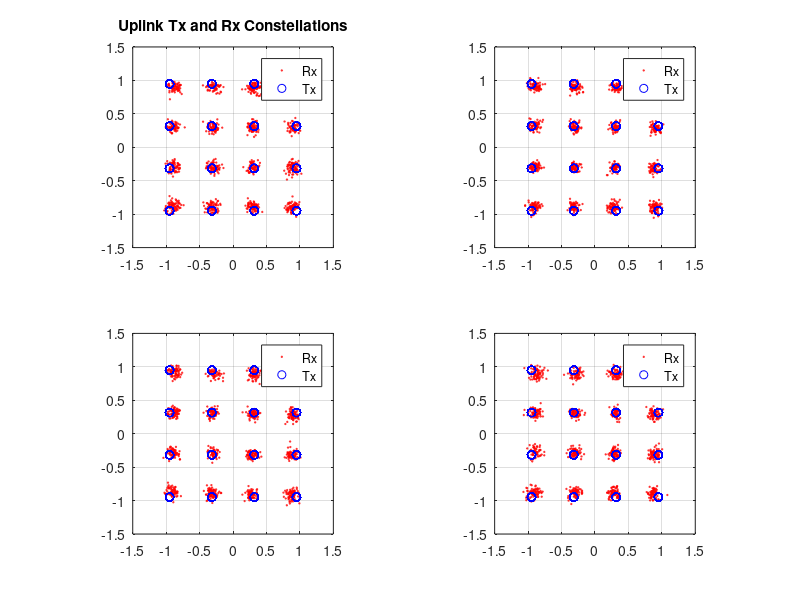
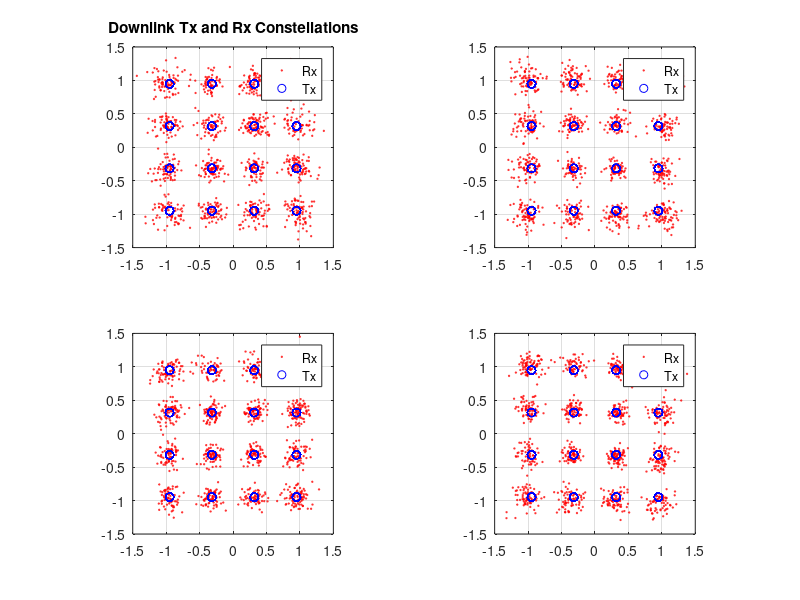
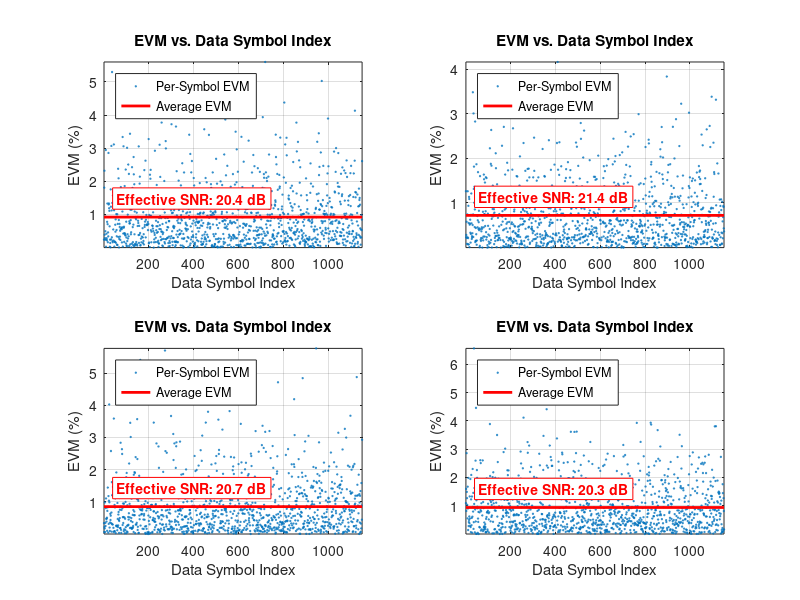
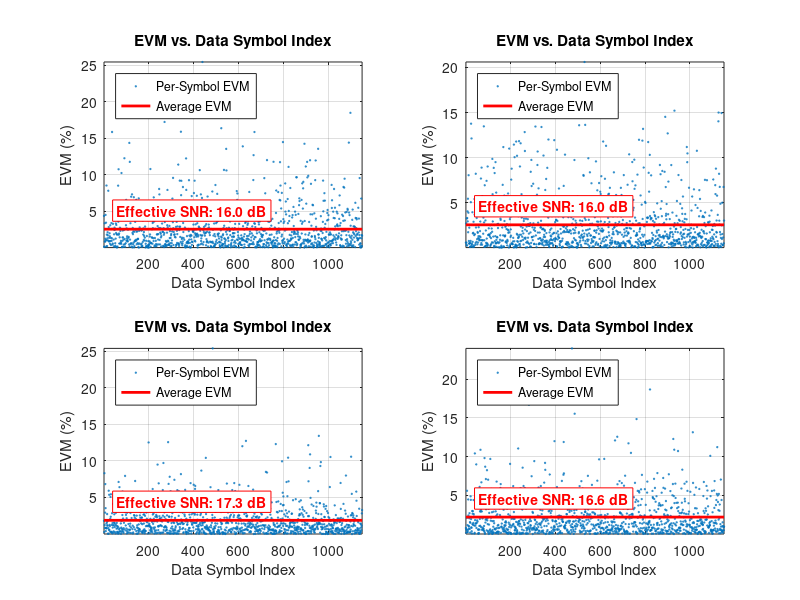

Write the MATLAB code that produced these figures, in order.
%%%%%%%%%%%%%%%%%%%%%%%%%%%%%%%%%%%%%%%%%%%%%%%%%%%%%%%%%%%%%%%%%%%%%%%%%%%
%
%    Massive-MIMO Uplink and Downlink Beamforming Simulation
%
%	Author(s): Rahman Doost-Mohamamdy: doost@rice.edu
%
%---------------------------------------------------------------------
% Original code copyright Mango Communications, Inc.
% Distributed under the WARP License http://warpproject.org/license
% Copyright (c) 2018-2019, Rice University
% RENEW OPEN SOURCE LICENSE: http://renew-wireless.org/license
% ---------------------------------------------------------------------
%%%%%%%%%%%%%%%%%%%%%%%%%%%%%%%%%%%%%%%%%%%%%%%%%%%%%%%%%%%%%%%%%%%%%%%%%%%

clear
close all;


% Waveform params
N_OFDM_SYMS             = 24;           % Number of OFDM symbols
MOD_ORDER               = 16;           % Modulation order (2/4/16/64 = BSPK/QPSK/16-QAM/64-QAM)
TX_SCALE                = 1.0;          % Scale for Tx waveform ([0:1])

% OFDM params
SC_IND_PILOTS           = [8 22 44 58];                           % Pilot subcarrier indices
SC_IND_DATA             = [2:7 9:21 23:27 39:43 45:57 59:64];     % Data subcarrier indices
N_SC                    = 64;                                     % Number of subcarriers
CP_LEN                  = 16;                                     % Cyclic prefix length
N_DATA_SYMS             = N_OFDM_SYMS * length(SC_IND_DATA);      % Number of data symbols (one per data-bearing subcarrier per OFDM symbol)
SYM_LEN                 = N_SC + CP_LEN;
SC_ZER0                 = [1 28:38];                              % Indices of subcarriers with no data
N_SC_ZERO               = length(SC_ZER0);

% Rx processing params
FFT_OFFSET                    = 16;         % Number of CP samples to use in FFT (on average)
LTS_CORR_THRESH               = 0.8;        % Normalized threshold for LTS correlation
DO_APPLY_CFO_CORRECTION       = 0;          % Enable CFO estimation/correction
DO_APPLY_SFO_CORRECTION       = 0;          % Enable SFO estimation/correction
DO_APPLY_PHASE_ERR_CORRECTION = 0;          % Enable Residual CFO estimation/correction

SAMP_FREQ               = 20e6;
TRIGGER_OFFSET_TOL_NS   = 3000;             % Trigger time offset toleration between Tx and Rx that can be accomodated
N_BEGIN_ZERO_PAD        = 100;
N_END_ZERO_PAD          = 100;

% Massive-MIMO params
N_UE                    = 4;
N_BS_ANT                = 64;               % N_BS_ANT >> N_UE
N_UPLINK_SYMBOLS        = N_OFDM_SYMS;
N_0                     = 1e-2;
H_var                   = 1;
SAVE_RX_DATA = 0;

% LTS for CFO and channel estimation
lts_f = [0 1 -1 -1 1 1 -1 1 -1 1 -1 -1 -1 -1 -1 1 1 -1 -1 1 -1 1 -1 1 1 1 1 0 0 0 0 0 0 0 0 0 0 0 1 1 -1 -1 1 1 -1 1 -1 1 1 1 1 1 1 -1 -1 1 1 -1 1 -1 1 1 1 1];
lts_t = ifft(lts_f, 64);

%% Modulation & Demodulation functions
% Functions for data -> complex symbol mapping (like qammod, avoids comm toolbox requirement)
% These anonymous functions implement the modulation mapping from IEEE 802.11-2012 Section 18.3.5.8

modvec_bpsk   =  (1/sqrt(2))  .* [-1 1];
modvec_16qam  =  (1/sqrt(10)) .* [-3 -1 +3 +1];
modvec_64qam  =  (1/sqrt(43)) .* [-7 -5 -1 -3 +7 +5 +1 +3];

mod_fcn_bpsk  = @(x) complex(modvec_bpsk(1+x),0);
mod_fcn_qpsk  = @(x) complex(modvec_bpsk(1+bitshift(x, -1)), modvec_bpsk(1+mod(x, 2)));
mod_fcn_16qam = @(x) complex(modvec_16qam(1+bitshift(x, -2)), modvec_16qam(1+mod(x,4)));
mod_fcn_64qam = @(x) complex(modvec_64qam(1+bitshift(x, -3)), modvec_64qam(1+mod(x,8)));

demod_fcn_bpsk = @(x) double(real(x)>0);
demod_fcn_qpsk = @(x) double(2*(real(x)>0) + 1*(imag(x)>0));
demod_fcn_16qam = @(x) (8*(real(x)>0)) + (4*(abs(real(x))<0.6325)) + (2*(imag(x)>0)) + (1*(abs(imag(x))<0.6325));
demod_fcn_64qam = @(x) (32*(real(x)>0)) + (16*(abs(real(x))<0.6172)) + (8*((abs(real(x))<(0.9258))&&((abs(real(x))>(0.3086))))) + (4*(imag(x)>0)) + (2*(abs(imag(x))<0.6172)) + (1*((abs(imag(x))<(0.9258))&&((abs(imag(x))>(0.3086)))));

%% Generate a payload of random integers
tx_ul_data = randi(MOD_ORDER, N_UE, N_DATA_SYMS) - 1;


% Map the data values on to complex symbols
switch MOD_ORDER
    case 2         % BPSK
        tx_ul_syms = arrayfun(mod_fcn_bpsk, tx_ul_data);
    case 4         % QPSK
        tx_ul_syms = arrayfun(mod_fcn_qpsk, tx_ul_data);
    case 16        % 16-QAM
        tx_ul_syms = arrayfun(mod_fcn_16qam, tx_ul_data);
    case 64        % 64-QAM
        tx_ul_syms = arrayfun(mod_fcn_64qam, tx_ul_data);
    otherwise
        fprintf('Invalid MOD_ORDER (%d)!  Must be in [2, 4, 16, 64]\n', MOD_ORDER);
        return;
end


% Reshape the symbol vector to a matrix with one column per OFDM symbol
tx_ul_syms_mat = reshape(tx_ul_syms, N_UE, length(SC_IND_DATA), N_OFDM_SYMS);

% Define the pilot tone values as BPSK symbols
pt_pilots = [1 1 -1 1].';

% Repeat the pilots across all OFDM symbols
pt_pilots_mat = zeros(N_UE, 4, N_OFDM_SYMS);
for i=1:N_UE
    pt_pilots_mat(i,:,:) = repmat(pt_pilots, 1, N_OFDM_SYMS);
end

%% IFFT

% Construct the IFFT input matrix
ifft_in_mat = zeros(N_UE, N_SC, N_OFDM_SYMS);

% Insert the data and pilot values; other subcarriers will remain at 0
ifft_in_mat(:, SC_IND_DATA, :)   = tx_ul_syms_mat;
ifft_in_mat(:, SC_IND_PILOTS, :) = pt_pilots_mat;

%Perform the IFFT
tx_payload_mat = ifft(ifft_in_mat, N_SC, 2);

% Insert the cyclic prefix
if(CP_LEN > 0)
    tx_cp = tx_payload_mat(:, (end-CP_LEN+1 : end), :);
    tx_payload_mat = cat(2, tx_cp, tx_payload_mat); %[tx_cp; tx_payload_mat];
end

% Reshape to a vector
tx_payload_vec = reshape(tx_payload_mat, N_UE, numel(tx_payload_mat(1,:,:)));
tx_pilot_vec = zeros(N_UE, SYM_LEN * (N_UE+1)); % additional pilot as noise
for i=1:N_UE
    tx_pilot_vec(i, (i-1)*SYM_LEN+1:i*SYM_LEN) = [lts_t(64-CP_LEN+1:64) lts_t];
end

% Construct the full time-domain OFDM waveform
tx_vec = [tx_pilot_vec tx_payload_vec];
tx_vec_air = TX_SCALE .* tx_vec ./ repmat(max(abs(tx_vec),[],2), 1, size(tx_vec, 2));

%% Uplink
% Rayleight + AWGN:
rng('shuffle');
Z_mat = sqrt(N_0/2) * ( randn(N_BS_ANT,length(tx_vec_air) ) + 1i*randn(N_BS_ANT,length(tx_vec_air) ) );     % UL noise matrix
H = sqrt(H_var/2) .* ( randn(N_BS_ANT, N_UE) + 1i*randn(N_BS_ANT, N_UE) );                                  % Spatial Channel Matrix
rx_vec_air = H*tx_vec_air + Z_mat;
%rx_vec_air = rx_vec_air./repmat(max(abs(rx_vec_air'))', 1, size(rx_vec_air, 2));

rx_pilot_vec = zeros(N_BS_ANT, N_SC, N_UE);
for i=1:N_UE
    rx_pilot_vec(:, :, i) = rx_vec_air(:, (i-1)*SYM_LEN+CP_LEN+1:i*SYM_LEN);
end

lts_f_mat = zeros(N_BS_ANT, N_SC, N_UE);
for i = 1:N_UE
    lts_f_mat(:, :, i) = repmat(lts_f, N_BS_ANT, 1);
end
csi_mat = fft(rx_pilot_vec, N_SC, 2) .* lts_f_mat;

rx_payload_vec=rx_vec_air(:, (N_UE+1)*SYM_LEN+1:end);
rx_payload_mat = reshape(rx_payload_vec, N_BS_ANT, SYM_LEN, N_OFDM_SYMS); % first two are preamble
rx_payload_mat_noCP = rx_payload_mat(:, CP_LEN+1:end, :);
fft_out_mat = fft(rx_payload_mat_noCP, N_SC, 2);

precoding_mat = zeros(N_BS_ANT, N_SC, N_UE);
demult_mat = zeros(N_UE, N_SC, N_OFDM_SYMS);
sc_csi_mat = zeros(N_BS_ANT, N_UE);
for j=1:N_SC
    sc_csi_mat = squeeze(csi_mat(:, j, :));
    zf_mat=pinv(sc_csi_mat);
    demult_mat(:, j, :) = zf_mat*squeeze(fft_out_mat(:, j, :));
    precoding_mat(:, j, :) = zf_mat.';
end

pilots_f_mat = demult_mat(:,SC_IND_PILOTS,:);
pilots_f_mat_comp = pilots_f_mat.*pt_pilots_mat;
pilot_phase_err = squeeze(angle(mean(pilots_f_mat_comp,2)));

pilot_phase_corr = zeros(N_UE, N_SC, N_OFDM_SYMS);
for i=1:N_SC
    pilot_phase_corr(:,i,:) = exp(-1i*pilot_phase_err);
end
  
% Apply the pilot phase correction per symbol
demult_pc_mat = demult_mat.* pilot_phase_corr;
payload_syms_mat = demult_pc_mat(:, SC_IND_DATA, :);
payload_syms_mat = reshape(payload_syms_mat, N_UE, numel(payload_syms_mat(1,:,:)));

%% Demodulate uplink
rx_ul_syms = payload_syms_mat;
rx_ul_data = zeros(size(rx_ul_syms));

for n_ue = 1:N_UE
    switch(MOD_ORDER)
        case 2         % BPSK
            rx_data_temp = arrayfun(demod_fcn_bpsk, rx_ul_syms(n_ue,:) );
        case 4         % QPSK
            rx_data_temp = arrayfun(demod_fcn_qpsk, rx_ul_syms(n_ue,:));
        case 16        % 16-QAM
            rx_data_temp = arrayfun(demod_fcn_16qam, rx_ul_syms(n_ue,:));
        case 64        % 64-QAM
            rx_data_temp = arrayfun(demod_fcn_64qam, rx_ul_syms(n_ue,:));
    end

    rx_ul_data(n_ue, :) = complex( rx_data_temp );
end

%% Calculate UL Rx stats

ul_sym_errs = sum(sum(tx_ul_data ~= rx_ul_data)); % errors per user
ul_bit_errs = length(find(dec2bin(bitxor(tx_ul_data, rx_ul_data), 8) == '1'));
%rx_evm   = sqrt(sum((real(rx_syms) - real(tx_syms)).^2 + (imag(rx_syms) - imag(tx_syms)).^2)/(length(SC_IND_DATA) * N_OFDM_SYMS));

tx_ul_syms_vecs = reshape(tx_ul_syms_mat, N_UE, numel(tx_ul_syms_mat(1, :, :)));
ul_evm_mat = abs(payload_syms_mat - tx_ul_syms_vecs).^2;
ul_aevms = mean(ul_evm_mat, 2);
ul_snrs = 10*log10(1 ./ ul_aevms);


%% Downlink
tx_dl_data = tx_ul_data; % use same data for downlink as uplink
tx_dl_syms = tx_ul_syms; % use same data symbols for downlink as uplink
% Reshape the symbol vector to a matrix with one column per OFDM symbol
tx_dl_syms_mat = reshape(tx_dl_syms, N_UE, length(SC_IND_DATA), N_OFDM_SYMS);

tx_mult_mat = zeros(N_BS_ANT, N_SC, N_OFDM_SYMS+2);
for i=1:N_SC
    lts_f_vec = lts_f(i)*ones(N_UE, 1);
    tx_mult_f = [lts_f_vec lts_f_vec squeeze(ifft_in_mat(:,i,:))];
    tx_mult_mat(:,i,:) = squeeze(precoding_mat(:,i,:))*tx_mult_f; % N_BS_ANT * N_SC * N_OFDM_SYMS
end
ifft_out_mat = ifft(tx_mult_mat, N_SC, 2);
% Insert the cyclic prefix
if(CP_LEN > 0)
    tx_cp = ifft_out_mat(:, (end-CP_LEN+1 : end), :);
    tx_dl_mat = cat(2, tx_cp, ifft_out_mat); %[tx_cp; tx_payload_mat];
else
    tx_dl_mat = ifft_out_mat;
end

tx_dl_vec = reshape(tx_dl_mat, N_BS_ANT, numel(tx_dl_mat(1,:,:)));
tx_dl_vec = TX_SCALE .* tx_dl_vec ./ repmat(max(abs(tx_dl_vec),[],2), 1, length(tx_dl_vec));

Z_dl_mat = sqrt(N_0/2) * ( randn(N_UE,length(tx_dl_vec) ) + 1i*randn(N_UE,length(tx_dl_vec) ) );   % DL noise matrix
rx_dl_vec = (1/(sqrt(N_BS_ANT))) .* H.'*tx_dl_vec + Z_dl_mat;

rx_dl_mat = reshape(rx_dl_vec, N_UE, SYM_LEN, N_OFDM_SYMS+2);
if(CP_LEN > 0)
    rx_dl_mat = rx_dl_mat(:, CP_LEN+1:end, :);
end
rx_dl_f_mat = fft(rx_dl_mat, N_SC, 2);
rx_lts1_f = rx_dl_f_mat(:, :, 1);
rx_lts2_f = rx_dl_f_mat(:, :, 2);
dl_syms_f_mat = rx_dl_f_mat(:, :, 3:end);
rx_H_est = repmat(lts_f, N_UE, 1).*(rx_lts1_f + rx_lts2_f)/2;

dl_syms_eq_mat = zeros(N_UE, N_SC, N_OFDM_SYMS);
for i=1:N_OFDM_SYMS
    dl_syms_eq_mat(:,:,i) = squeeze(dl_syms_f_mat(:,:,i))./rx_H_est;
end

pilots_eq_mat = dl_syms_eq_mat(:,SC_IND_PILOTS,:);
pilots_eq_mat_comp = pilots_eq_mat.*pt_pilots_mat;
pilot_dl_phase_err = squeeze(angle(mean(pilots_eq_mat_comp,2)));

pilot_dl_phase_corr = zeros(N_UE, N_SC, N_OFDM_SYMS);
for i=1:N_SC
    pilot_dl_phase_corr(:,i,:) = exp(-1i*pilot_dl_phase_err);
end
  
% Apply the pilot phase correction per symbol
dl_syms_eq_pc_mat = dl_syms_eq_mat.* pilot_dl_phase_corr;
payload_dl_syms_mat = dl_syms_eq_pc_mat(:, SC_IND_DATA, :);
payload_dl_syms_mat = reshape(payload_dl_syms_mat, N_UE, numel(payload_dl_syms_mat(1,:,:)));

%% Demodulate downlink
rx_dl_syms = payload_dl_syms_mat;
rx_dl_data = zeros(size(rx_dl_syms));

for n_ue = 1:N_UE
    switch(MOD_ORDER)
        case 2         % BPSK
            rx_data_temp = arrayfun(demod_fcn_bpsk, rx_dl_syms(n_ue,:) );
        case 4         % QPSK
            rx_data_temp = arrayfun(demod_fcn_qpsk, rx_dl_syms(n_ue,:));
        case 16        % 16-QAM
            rx_data_temp = arrayfun(demod_fcn_16qam, rx_dl_syms(n_ue,:));
        case 64        % 64-QAM
            rx_data_temp = arrayfun(demod_fcn_64qam, rx_dl_syms(n_ue,:));
    end
    
    rx_dl_data(n_ue, :) = complex( rx_data_temp );
end

%% Calculate DL Rx stats

dl_sym_errs = sum(sum(tx_dl_data ~= rx_dl_data)); % errors per user
dl_bit_errs = length(find(dec2bin(bitxor(tx_dl_data, rx_dl_data), 8) == '1'));

tx_dl_syms_vecs = reshape(tx_dl_syms_mat, N_UE, numel(tx_dl_syms_mat(1, :, :)));
dl_evm_mat = abs(payload_dl_syms_mat - tx_dl_syms_vecs).^2;
dl_aevms = mean(dl_evm_mat, 2);
dl_snrs = 10*log10(1 ./ dl_aevms);

%% Plots:
cf = 0;

% UL
cf = cf + 1;
figure(cf); clf;
subplot(2,2,1)
plot(payload_syms_mat(1, :),'ro','MarkerSize',1);
axis square; axis(1.5*[-1 1 -1 1]);
grid on;
hold on;

plot(tx_ul_syms(1, :),'bo');
title('Uplink Tx and Rx Constellations')
legend('Rx','Tx');


subplot(2,2,2)
plot(payload_syms_mat(2, :),'ro','MarkerSize',1);
axis square; axis(1.5*[-1 1 -1 1]);
grid on;
hold on;

plot(tx_ul_syms(2, :),'bo');
legend('Rx','Tx');


subplot(2,2,3)
plot(payload_syms_mat(3, :),'ro','MarkerSize',1);
axis square; axis(1.5*[-1 1 -1 1]);
grid on;
hold on;

plot(tx_ul_syms(3, :),'bo');
legend('Rx','Tx');


subplot(2,2,4)
plot(payload_syms_mat(4, :),'ro','MarkerSize',1);
axis square; axis(1.5*[-1 1 -1 1]);
grid on;
hold on;

plot(tx_ul_syms(4, :),'bo');
legend('Rx','Tx');

% DL
cf = cf + 1;
figure(cf); clf;
subplot(2,2,1)
plot(payload_dl_syms_mat(1, :),'ro','MarkerSize',1);
axis square; axis(1.5*[-1 1 -1 1]);
grid on;
hold on;

plot(tx_dl_syms(1, :),'bo');
title('Downlink Tx and Rx Constellations')
legend('Rx','Tx');


subplot(2,2,2)
plot(payload_dl_syms_mat(2, :),'ro','MarkerSize',1);
axis square; axis(1.5*[-1 1 -1 1]);
grid on;
hold on;

plot(tx_dl_syms(2, :),'bo');
legend('Rx','Tx');


subplot(2,2,3)
plot(payload_dl_syms_mat(3, :),'ro','MarkerSize',1);
axis square; axis(1.5*[-1 1 -1 1]);
grid on;
hold on;

plot(tx_dl_syms(3, :),'bo');
legend('Rx','Tx');


subplot(2,2,4)
plot(payload_dl_syms_mat(4, :),'ro','MarkerSize',1);
axis square; axis(1.5*[-1 1 -1 1]);
grid on;
hold on;

plot(tx_dl_syms(4, :),'bo');
legend('Rx','Tx');

% EVM & SNR UL
cf = cf + 1;
figure(cf); clf;


subplot(2,2,1)
plot(100*ul_evm_mat(1,:),'o','MarkerSize',1)
axis tight
hold on
plot([1 length(ul_evm_mat(1,:))], 100*[ul_aevms(1,:), ul_aevms(1,:)],'r','LineWidth',2)
title('Downlink Rx Stats')
myAxis = axis;
h = text(round(.05*length(ul_evm_mat(1,:))), 100*ul_aevms(1,:)+ .1*(myAxis(4)-myAxis(3)), sprintf('Effective SNR: %.1f dB', ul_snrs(1,:)));
set(h,'Color',[1 0 0])
set(h,'FontWeight','bold')
set(h,'FontSize',10)
set(h,'EdgeColor',[1 0 0])
set(h,'BackgroundColor',[1 1 1])
hold off
xlabel('Data Symbol Index')
ylabel('EVM (%)');
legend('Per-Symbol EVM','Average EVM','Location','NorthWest');
title('EVM vs. Data Symbol Index')
grid on


subplot(2,2,2)
plot(100*ul_evm_mat(2,:),'o','MarkerSize',1)
axis tight
hold on
plot([1 length(ul_evm_mat(2,:))], 100*[ul_aevms(2,:), ul_aevms(2,:)],'r','LineWidth',2)
myAxis = axis;
h = text(round(.05*length(ul_evm_mat(2,:))), 100*ul_aevms(2,:)+ .1*(myAxis(4)-myAxis(3)), sprintf('Effective SNR: %.1f dB', ul_snrs(2,:)));
set(h,'Color',[1 0 0])
set(h,'FontWeight','bold')
set(h,'FontSize',10)
set(h,'EdgeColor',[1 0 0])
set(h,'BackgroundColor',[1 1 1])
hold off
xlabel('Data Symbol Index')
ylabel('EVM (%)');
legend('Per-Symbol EVM','Average EVM','Location','NorthWest');
title('EVM vs. Data Symbol Index')
grid on

subplot(2,2,3)
plot(100*ul_evm_mat(3,:),'o','MarkerSize',1)
axis tight
hold on
plot([1 length(ul_evm_mat(3,:))], 100*[ul_aevms(3,:), ul_aevms(3,:)],'r','LineWidth',2)
myAxis = axis;
h = text(round(.05*length(ul_evm_mat(3,:))), 100*ul_aevms(3,:)+ .1*(myAxis(4)-myAxis(3)), sprintf('Effective SNR: %.1f dB', ul_snrs(3,:)));
set(h,'Color',[1 0 0])
set(h,'FontWeight','bold')
set(h,'FontSize',10)
set(h,'EdgeColor',[1 0 0])
set(h,'BackgroundColor',[1 1 1])
hold off
xlabel('Data Symbol Index')
ylabel('EVM (%)');
legend('Per-Symbol EVM','Average EVM','Location','NorthWest');
title('EVM vs. Data Symbol Index')
grid on

subplot(2,2,4)
plot(100*ul_evm_mat(4,:),'o','MarkerSize',1)
axis tight
hold on
plot([1 length(ul_evm_mat(4,:))], 100*[ul_aevms(4,:), ul_aevms(4,:)],'r','LineWidth',2)
myAxis = axis;
h = text(round(.05*length(ul_evm_mat(4,:))), 100*ul_aevms(4,:)+ .1*(myAxis(4)-myAxis(3)), sprintf('Effective SNR: %.1f dB', ul_snrs(4,:)));
set(h,'Color',[1 0 0])
set(h,'FontWeight','bold')
set(h,'FontSize',10)
set(h,'EdgeColor',[1 0 0])
set(h,'BackgroundColor',[1 1 1])
hold off
xlabel('Data Symbol Index')
ylabel('EVM (%)');
legend('Per-Symbol EVM','Average EVM','Location','NorthWest');
title('EVM vs. Data Symbol Index')
grid on

% EVM & SNR DL
cf = cf + 1;
figure(cf); clf;


subplot(2,2,1)
plot(100*dl_evm_mat(1,:),'o','MarkerSize',1)
axis tight
hold on
plot([1 length(dl_evm_mat(1,:))], 100*[dl_aevms(1,:), dl_aevms(1,:)],'r','LineWidth',2)
title('Downlink Rx Stats')
myAxis = axis;
h = text(round(.05*length(dl_evm_mat(1,:))), 100*dl_aevms(1,:)+ .1*(myAxis(4)-myAxis(3)), sprintf('Effective SNR: %.1f dB', dl_snrs(1,:)));
set(h,'Color',[1 0 0])
set(h,'FontWeight','bold')
set(h,'FontSize',10)
set(h,'EdgeColor',[1 0 0])
set(h,'BackgroundColor',[1 1 1])
hold off
xlabel('Data Symbol Index')
ylabel('EVM (%)');
legend('Per-Symbol EVM','Average EVM','Location','NorthWest');
title('EVM vs. Data Symbol Index')
grid on


subplot(2,2,2)
plot(100*dl_evm_mat(2,:),'o','MarkerSize',1)
axis tight
hold on
plot([1 length(dl_evm_mat(2,:))], 100*[dl_aevms(2,:), dl_aevms(2,:)],'r','LineWidth',2)
myAxis = axis;
h = text(round(.05*length(dl_evm_mat(2,:))), 100*dl_aevms(2,:)+ .1*(myAxis(4)-myAxis(3)), sprintf('Effective SNR: %.1f dB', dl_snrs(2,:)));
set(h,'Color',[1 0 0])
set(h,'FontWeight','bold')
set(h,'FontSize',10)
set(h,'EdgeColor',[1 0 0])
set(h,'BackgroundColor',[1 1 1])
hold off
xlabel('Data Symbol Index')
ylabel('EVM (%)');
legend('Per-Symbol EVM','Average EVM','Location','NorthWest');
title('EVM vs. Data Symbol Index')
grid on

subplot(2,2,3)
plot(100*dl_evm_mat(3,:),'o','MarkerSize',1)
axis tight
hold on
plot([1 length(dl_evm_mat(3,:))], 100*[dl_aevms(3,:), dl_aevms(3,:)],'r','LineWidth',2)
myAxis = axis;
h = text(round(.05*length(dl_evm_mat(3,:))), 100*dl_aevms(3,:)+ .1*(myAxis(4)-myAxis(3)), sprintf('Effective SNR: %.1f dB', dl_snrs(3,:)));
set(h,'Color',[1 0 0])
set(h,'FontWeight','bold')
set(h,'FontSize',10)
set(h,'EdgeColor',[1 0 0])
set(h,'BackgroundColor',[1 1 1])
hold off
xlabel('Data Symbol Index')
ylabel('EVM (%)');
legend('Per-Symbol EVM','Average EVM','Location','NorthWest');
title('EVM vs. Data Symbol Index')
grid on

subplot(2,2,4)
plot(100*dl_evm_mat(4,:),'o','MarkerSize',1)
axis tight
hold on
plot([1 length(dl_evm_mat(4,:))], 100*[dl_aevms(4,:), dl_aevms(4,:)],'r','LineWidth',2)
myAxis = axis;
h = text(round(.05*length(dl_evm_mat(4,:))), 100*dl_aevms(4,:)+ .1*(myAxis(4)-myAxis(3)), sprintf('Effective SNR: %.1f dB', dl_snrs(4,:)));
set(h,'Color',[1 0 0])
set(h,'FontWeight','bold')
set(h,'FontSize',10)
set(h,'EdgeColor',[1 0 0])
set(h,'BackgroundColor',[1 1 1])
hold off
xlabel('Data Symbol Index')
ylabel('EVM (%)');
legend('Per-Symbol EVM','Average EVM','Location','NorthWest');
title('EVM vs. Data Symbol Index')
grid on


fprintf('\nUL Results:\n');
fprintf('===== SNRs: =====\n');

for n_ue = 1:N_UE
    fprintf('UL SNR of user %d :   %f\n', n_ue , ul_snrs(n_ue));
end


fprintf('\n===== Errors: =====\n');
fprintf('Num Bits:   %d\n', N_UE * N_DATA_SYMS * log2(MOD_ORDER) );
fprintf('UL Sym Errors:  %d (of %d total symbols)\n', ul_sym_errs, N_UE * N_DATA_SYMS);
fprintf('UL Bit Errors:  %d (of %d total bits)\n', ul_bit_errs, N_UE * N_DATA_SYMS * log2(MOD_ORDER));

fprintf('\n\nDL Results:\n');
fprintf('===== SNRs: =====\n');

for n_ue = 1:N_UE
    fprintf('DL SNR of user %d :   %f\n', n_ue , dl_snrs(n_ue));
end

fprintf('\n===== Errors: =====\n');
fprintf('Num Bits:   %d\n', N_UE * N_DATA_SYMS * log2(MOD_ORDER) );
fprintf('DL Sym Errors:  %d (of %d total symbols)\n', dl_sym_errs, N_UE * N_DATA_SYMS);
fprintf('DL Bit Errors:  %d (of %d total bits)\n', dl_bit_errs, N_UE * N_DATA_SYMS * log2(MOD_ORDER));

if SAVE_RX_DATA
    %%% save uplink rx signal
    rx_save_vec = [rx_vec_air(:, 1:N_UE*SYM_LEN) rx_vec_air(:, (N_UE+1)*SYM_LEN+1:end)];
    rx_save_mat = reshape(rx_save_vec, size(rx_vec_air, 1), SYM_LEN, N_OFDM_SYMS+N_UE);
    filename = 'rx_ul_'+string(N_BS_ANT)+'x'+string(N_UE)+'.bin';
    fileID = fopen(filename,'w');
    for i=1:N_OFDM_SYMS+N_UE
       for j =1:N_BS_ANT
           save_vec = [real(rx_save_mat(j,:,i));imag(rx_save_mat(j,:,i))];
           %save_vec = rx_save_mat(j,:,i);
           save_vec_i = uint16(real(save_vec)*32768);
           save_vec_q = uint16(imag(save_vec)*32768);
           save_vec_int = bitor(bitshift(uint32(save_vec_i), 16) , uint32(save_vec_q));
           %fwrite(fileID,save_vec_int,'uint32');
           fwrite(fileID,save_vec(:),'double');
       end
    end

    fclose(fileID);

    %%% save downlink rx signal
    dl_save_mat = reshape(rx_dl_vec, size(rx_dl_vec, 1), SYM_LEN, N_OFDM_SYMS+2);
    filename = 'rx_dl_'+string(N_BS_ANT)+'x'+string(N_UE)+'.bin';
    fileID = fopen(filename,'w');
    for i=1:N_OFDM_SYMS+2
       for j =1:N_UE
           save_vec = [real(dl_save_mat(j,:,i));imag(dl_save_mat(j,:,i))];
           %save_vec = dl_save_mat(j,:,i);
           save_vec_i = uint16(real(save_vec)*32768);
           save_vec_q = uint16(imag(save_vec)*32768);
           save_vec_int = bitor(bitshift(uint32(save_vec_i), 16) , uint32(save_vec_q));
           %fwrite(fileID,save_vec_int,'uint32');
           fwrite(fileID,save_vec(:),'double');
       end
    end

    fclose(fileID);
    
    %%% save precoding matrix
    filename = 'zf_'+string(N_BS_ANT)+'x'+string(N_UE)+'.bin';
    fileID = fopen(filename,'w');
    for i=1:N_SC
       for j =1:N_BS_ANT
           save_vec = [real(squeeze(precoding_mat(j,i,:))) imag(squeeze(precoding_mat(j,i,:)))].';
           fwrite(fileID,save_vec(:),'single');
       end
    end
    fclose(fileID);
end

